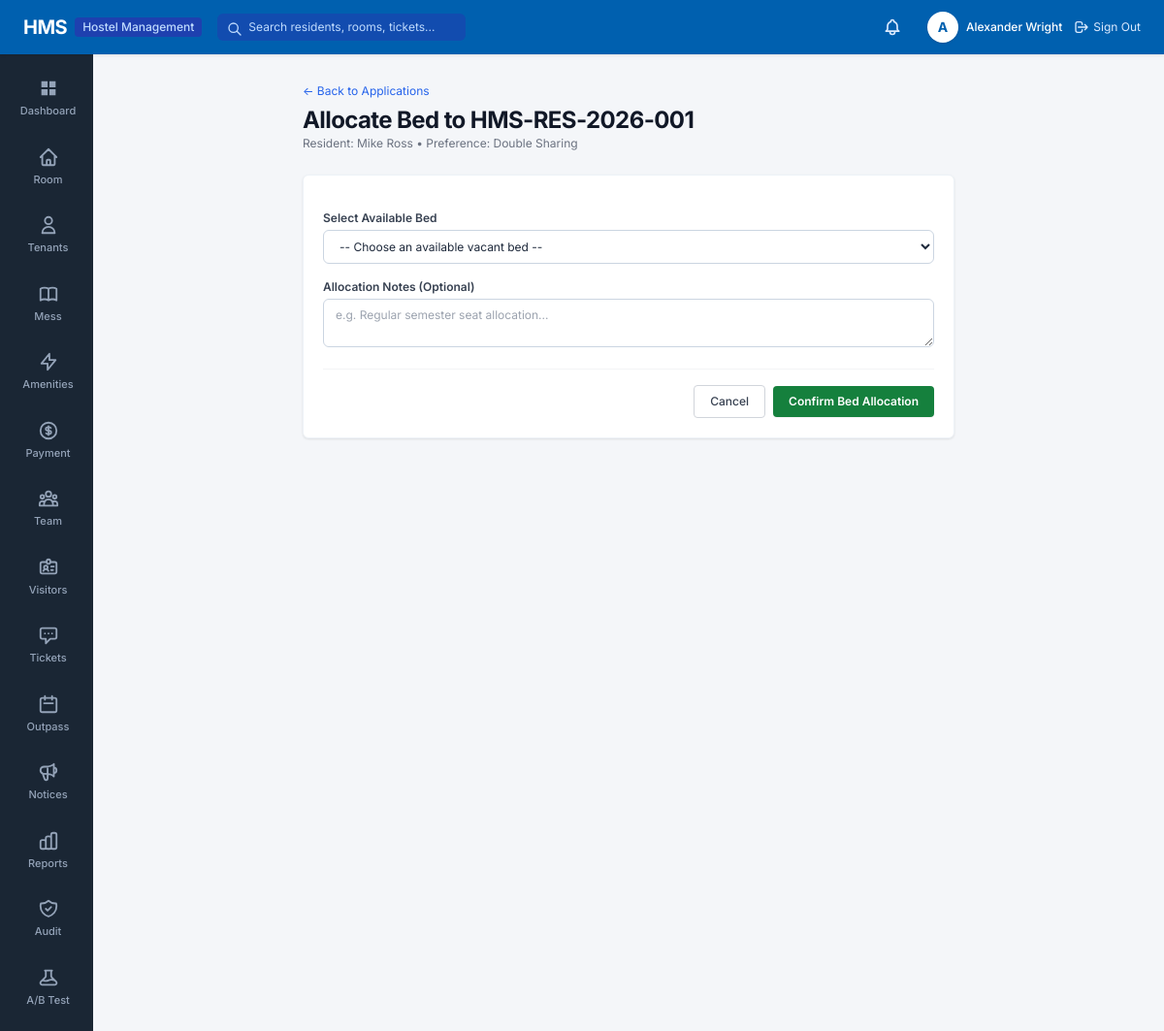
Page /allocations/applications/1/allocate/ (signed in) on the committed database.
### apps/accounts/models.py (models this page shows, shortened)
class User(AbstractUser):
    class Role(models.TextChoices):
        ADMIN = 'ADMIN', 'System Administrator'
        WARDEN = 'WARDEN', 'Hostel Manager / Warden'
        ACCOUNTS = 'ACCOUNTS', 'Accounts Staff'
        MAINTENANCE = 'MAINTENANCE', 'Maintenance Staff'
        RESIDENT = 'RESIDENT', 'Resident'
    role = models.CharField(
        max_length=20,
        choices=Role.choices,
        default=Role.RESIDENT,
        help_text="Designates the user's role and permission scope in HMS."
    )
    phone_number = models.CharField(max_length=20, blank=True, null=True)
    profile_picture = models.ImageField(upload_to='profiles/', blank=True, null=True)
    class Meta:
        verbose_name = 'User'
        verbose_name_plural = 'Users'
        ordering = ['username']
    @property
    def is_admin_user(self):
        return self.role == self.Role.ADMIN or self.is_superuser
    @property
    def is_resident(self):
        return self.role == self.Role.RESIDENT

### apps/allocations/models.py (models this page shows, shortened)
class SeatApplication(models.Model):
    class Status(models.TextChoices):
        PENDING = 'PENDING', 'Pending Review'
        APPROVED = 'APPROVED', 'Approved (Pending Allocation)'
        REJECTED = 'REJECTED', 'Rejected'
        WAITLISTED = 'WAITLISTED', 'Placed on Waiting List'
        ALLOCATED = 'ALLOCATED', 'Seat Allocated'
    resident = models.ForeignKey(ResidentProfile, on_delete=models.CASCADE, related_name='seat_applications')
    preferred_room_type = models.CharField(max_length=20, choices=Room.RoomType.choices, default=Room.RoomType.DOUBLE)
    preferred_block = models.ForeignKey(HostelBlock, on_delete=models.SET_NULL, null=True, blank=True)
    academic_year = models.CharField(max_length=20, default='2026-2027')
    applied_at = models.DateTimeField(auto_now_add=True)
    status = models.CharField(max_length=20, choices=Status.choices, default=Status.PENDING)
    reviewed_by = models.ForeignKey(settings.AUTH_USER_MODEL, on_delete=models.SET_NULL, null=True, blank=True, related_name='reviewed_applications')
    review_date = models.DateTimeField(null=True, blank=True)
    review_notes = models.TextField(blank=True)
    class Meta:
        ordering = ['-applied_at']

### apps/residents/models.py (models this page shows, shortened)
class ResidentProfile(models.Model):
    class Status(models.TextChoices):
        APPLICANT = 'APPLICANT', 'Applicant'
        ACTIVE = 'ACTIVE', 'Active Resident'
        CHECKED_OUT = 'CHECKED_OUT', 'Checked Out'
        SUSPENDED = 'SUSPENDED', 'Suspended'
    class Gender(models.TextChoices):
        MALE = 'MALE', 'Male'
        FEMALE = 'FEMALE', 'Female'
        OTHER = 'OTHER', 'Other'
    user = models.OneToOneField(
        settings.AUTH_USER_MODEL,
        on_delete=models.CASCADE,
        related_name='resident_profile'
    )
    student_id = models.CharField(max_length=50, unique=True, help_text="University or Institutional Resident ID")
    course = models.CharField(max_length=100, blank=True, help_text="e.g. B.Tech Computer Science")
    batch_year = models.CharField(max_length=20, blank=True, help_text="e.g. 2023-2027")
    gender = models.CharField(max_length=10, choices=Gender.choices, default=Gender.MALE)
    blood_group = models.CharField(max_length=10, blank=True)
    emergency_contact_name = models.CharField(max_length=100, blank=True)
    emergency_contact_phone = models.CharField(max_length=20, blank=True)
    emergency_contact_relation = models.CharField(max_length=50, blank=True)
    status = models.CharField(max_length=20, choices=Status.choices, default=Status.APPLICANT)
    admission_date = models.DateField(null=True, blank=True)
    current_bed = models.OneToOneField(
        Bed,
        null=True,
        blank=True,
        on_delete=models.SET_NULL,
        related_name='current_resident',
        help_text="Currently assigned bed"
    )
    created_at = models.DateTimeField(auto_now_add=True)
    updated_at = models.DateTimeField(auto_now=True)
    class Meta:
        ordering = ['student_id']

### apps/allocations/views.py (the view, shortened to what this page needs)
# urls.py: path('applications/<int:app_id>/allocate/', views.allocate_bed_view, name='allocate_bed'),
@login_required
@warden_or_admin_only
def allocate_bed_view(request, app_id):
    app = get_object_or_404(SeatApplication, id=app_id)
    available_beds = Bed.objects.filter(is_occupied=False).select_related('room', 'room__block')
    return render(request, 'allocations/allocate_bed.html', {
        'application': app,
        'available_beds': available_beds
    })

### templates/allocations/allocate_bed.html (shortened to what this page needs)
{% extends 'base.html' %}
{% block content %}
<div class="max-w-2xl mx-auto space-y-6">
    <div>
        <a href="{% url 'allocations:application_list' %}" class="text-xs text-blue-600 hover:underline">&larr; Back to Applications</a>
        <h1 class="text-2xl font-bold tracking-tight text-gray-900 mt-1">Allocate Bed to {{ application.resident.student_id }}</h1>
        <p class="text-xs text-gray-500">Resident: {{ application.resident.user.get_full_name }} &bull; Preference: {{ application.get_preferred_room_type_display }}</p>
    </div>
    <div class="hms-card">
        <form method="POST" class="space-y-4">
            <div>
                <label class="block text-xs font-semibold text-gray-700 mb-1">Select Available Bed</label>
                <select name="bed_id" required class="form-select text-xs">
                    <option value="">-- Choose an available vacant bed --</option>
                </select>
            </div>
            <div>
                <label class="block text-xs font-semibold text-gray-700 mb-1">Allocation Notes (Optional)</label>
                <textarea name="notes" rows="2" class="form-textarea text-xs" placeholder="e.g. Regular semester seat allocation..."></textarea>
            </div>
            <div class="pt-4 border-t border-gray-100 flex items-center justify-end space-x-2">
                <a href="{% url 'allocations:application_list' %}" class="px-4 py-2 border border-gray-300 rounded text-xs font-medium text-gray-700 hover:bg-gray-50">Cancel</a>
                <button type="submit" class="px-4 py-2 bg-green-700 hover:bg-green-800 text-white text-xs font-semibold rounded shadow-sm">
                    Confirm Bed Allocation
                </button>
            </div>
        </form>
    </div>
</div>
{% endblock %}

### templates/base.html (shortened to what this page needs)
{% load static %}
<!DOCTYPE html>
<html lang="en">
<head>
    <script src="https://cdn.tailwindcss.com"></script>
    <link rel="stylesheet" href="{% static 'css/hms.css' %}">
</head>
<body class="bg-[#f4f6f9] text-[#1e293b] flex flex-col min-h-screen">
    <header class="hms-header flex items-center justify-between px-6 text-white sticky top-0 z-50">
        <div class="flex items-center space-x-4">
            <a href="{% url 'accounts:dashboard' %}" class="flex items-center space-x-2 text-white hover:opacity-90 transition">
                <span class="text-xl font-bold tracking-tight">HMS</span>
                <span class="text-xs bg-blue-800 text-blue-200 px-2 py-0.5 rounded font-medium">Hostel Management</span>
            </a>
            <form action="{% url 'reports:global_search' %}" method="GET" class="hidden md:flex items-center ml-6">
                <div class="relative">
                    <input type="text" name="q" placeholder="Search residents, rooms, tickets..."
                           class="bg-blue-800/60 text-white placeholder-blue-200 text-xs rounded-md px-3 py-1.5 pl-8 focus:outline-none focus:ring-1 focus:ring-white w-64 transition">
                    <svg class="w-4 h-4 text-blue-200 absolute left-2.5 top-2" fill="none" stroke="currentColor" viewBox="0 0 24 24">
                        <path stroke-linecap="round" stroke-linejoin="round" stroke-width="2" d="M21 21l-6-6m2-5a7 7 0 11-14 0 7 7 0 0114 0z"></path>
                    </svg>
                </div>
            </form>
        </div>
        <div class="flex items-center space-x-5">
            <a href="{% url 'notifications:notification_list' %}" class="relative p-1.5 text-blue-100 hover:text-white hover:bg-blue-800 rounded-full transition" title="Notifications">
            </a>
            <div class="flex items-center space-x-3">
                <a href="{% url 'accounts:profile' %}" class="flex items-center space-x-2 text-white hover:opacity-90">
                    <div class="w-8 h-8 rounded-full bg-white text-hmsblue font-bold flex items-center justify-center text-sm shadow">
                        {{ request.user.first_name|default:request.user.username|make_list|first|upper }}
                    </div>
                    <span class="hidden sm:inline text-xs font-medium">{{ request.user.get_full_name|default:request.user.username }}</span>
                </a>
                <a href="{% url 'accounts:logout' %}" class="text-xs text-blue-100 hover:text-white hover:underline flex items-center space-x-1 ml-2">
                    <svg class="w-4 h-4" fill="none" stroke="currentColor" viewBox="0 0 24 24">
                        <path stroke-linecap="round" stroke-linejoin="round" stroke-width="2" d="M17 16l4-4m0 0l-4-4m4 4H7m6 4v1a3 3 0 01-3 3H6a3 3 0 01-3-3V7a3 3 0 013-3h4a3 3 0 013 3v1"></path>
                    </svg>
                    <span>Sign Out</span>
                </a>
            </div>
        </div>
    </header>
    <div class="flex flex-1">
        <aside class="hms-sidebar flex flex-col py-3 select-none">
            <nav class="space-y-1">
                <a href="{% url 'accounts:dashboard' %}" class="hms-nav-item {% if request.resolver_match.app_name == 'accounts' and request.resolver_match.url_name == 'hostel_dashboard' %}active{% endif %}">
                    <svg fill="currentColor" viewBox="0 0 24 24">
                        <path d="M4 4h7v7H4V4zm9 0h7v7h-7V4zm-9 9h7v7H4v-7zm9 0h7v7h-7v-7z"/>
                    </svg>
                    <span>Dashboard</span>
                </a>
                <a href="{% url 'rooms:room_list' %}" class="hms-nav-item {% if request.resolver_match.app_name == 'rooms' %}active{% endif %}">
                    <svg fill="none" stroke="currentColor" stroke-width="2" viewBox="0 0 24 24">
                        <path stroke-linecap="round" stroke-linejoin="round" d="M3 12l2-2m0 0l7-7 7 7M5 10v10a1 1 0 001 1h3m10-11l2 2m-2-2v10a1 1 0 01-1 1h-3m-6 0a1 1 0 001-1v-4a1 1 0 011-1h2a1 1 0 011 1v4a1 1 0 001 1m-6 0h6"/>
                    </svg>
                    <span>Room</span>
                </a>
                {% if not request.user.is_resident %}
                <a href="{% url 'residents:resident_list' %}" class="hms-nav-item {% if request.resolver_match.app_name == 'residents' and request.resolver_match.url_name != 'resident_dashboard' %}active{% endif %}">
                    <svg fill="none" stroke="currentColor" stroke-width="2" viewBox="0 0 24 24">
                        <path stroke-linecap="round" stroke-linejoin="round" d="M16 7a4 4 0 11-8 0 4 4 0 018 0zM12 14a7 7 0 00-7 7h14a7 7 0 00-7-7z"/>
                    </svg>
                    <span>Tenants</span>
                </a>
                {% endif %}
                <a href="{% url 'dining:meal_menu' %}" class="hms-nav-item {% if request.resolver_match.app_name == 'dining' %}active{% endif %}">
                    <span>Mess</span>
                </a>
                <a href="{% url 'rooms:amenity_list' %}" class="hms-nav-item {% if request.resolver_match.url_name == 'amenity_list' %}active{% endif %}">
                    <svg fill="none" stroke="currentColor" stroke-width="2" viewBox="0 0 24 24">
                        <path stroke-linecap="round" stroke-linejoin="round" d="M13 10V3L4 14h7v7l9-11h-7z"/>
                    </svg>
                    <span>Amenities</span>
                </a>
                <a href="{% url 'finance:payment_list' %}" class="hms-nav-item {% if request.resolver_match.app_name == 'finance' %}active{% endif %}">
                    <svg fill="none" stroke="currentColor" stroke-width="2" viewBox="0 0 24 24">
                        <path stroke-linecap="round" stroke-linejoin="round" d="M12 8c-1.657 0-3 .895-3 2s1.343 2 3 2 3 .895 3 2-1.343 2-3 2m0-8c1.11 0 2.08.402 2.599 1M12 8V7m0 1v8m0 0v1m0-1c-1.11 0-2.08-.402-2.599-1M21 12a9 9 0 11-18 0 9 9 0 0118 0z"/>
                    </svg>
                    <span>Payment</span>
                </a>
                {% if request.user.is_admin_user %}
                <a href="{% url 'accounts:user_list' %}" class="hms-nav-item {% if request.resolver_match.url_name == 'user_list' %}active{% endif %}">
                    <span>Team</span>
                </a>
                {% endif %}
                <a href="{% url 'visitors:visitor_list' %}" class="hms-nav-item {% if request.resolver_match.app_name == 'visitors' %}active{% endif %}">
                    <span>Visitors</span>
                </a>
                <a href="{% url 'complaints:complaint_list' %}" class="hms-nav-item {% if request.resolver_match.app_name == 'complaints' %}active{% endif %}">
                    <svg fill="none" stroke="currentColor" stroke-width="2" viewBox="0 0 24 24">
                        <path stroke-linecap="round" stroke-linejoin="round" d="M8 10h.01M12 10h.01M16 10h.01M9 16H5a2 2 0 01-2-2V6a2 2 0 012-2h14a2 2 0 012 2v8a2 2 0 01-2 2h-5l-5 5v-5z"/>
                    </svg>
                    <span>Tickets</span>
                </a>
                <a href="{% url 'attendance:outpass_list' %}" class="hms-nav-item {% if request.resolver_match.app_name == 'attendance' %}active{% endif %}">
                    <svg fill="none" stroke="currentColor" stroke-width="2" viewBox="0 0 24 24">
                        <path stroke-linecap="round" stroke-linejoin="round" d="M8 7V3m8 4V3m-9 8h10M5 21h14a2 2 0 002-2V7a2 2 0 00-2-2H5a2 2 0 00-2 2v12a2 2 0 002 2z"/>
                    </svg>
                    <span>Outpass</span>
                </a>
                <a href="{% url 'notices:notice_list' %}" class="hms-nav-item {% if request.resolver_match.app_name == 'notices' %}active{% endif %}">
                    <span>Notices</span>
                </a>
                {% if not request.user.is_resident %}
                <a href="{% url 'reports:reports_overview' %}" class="hms-nav-item {% if request.resolver_match.app_name == 'reports' %}active{% endif %}">
                    <span>Reports</span>
                </a>
                {% endif %}
                {% if request.user.is_admin_user %}
                <a href="{% url 'audit:audit_list' %}" class="hms-nav-item {% if request.resolver_match.app_name == 'audit' %}active{% endif %}">
                    <span>Audit</span>
                </a>
                <a href="{% url 'abtesting:ab_dashboard' %}" class="hms-nav-item {% if request.resolver_match.app_name == 'abtesting' %}active{% endif %}">
                    <span>A/B Test</span>
                </a>
                {% endif %}
            </nav>
        </aside>
        <main class="hms-main-content">
            {% block content %}{% endblock %}
        </main>
    </div>
</body>
</html>

### rows in the picture
User: user.first_name|make_list "A", user.get_full_name "Alexander Wright"
SeatApplication: resident.student_id "HMS-RES-2026-001", resident.user.get_full_name "Mike Ross", preferred_room_type "Double Sharing"
